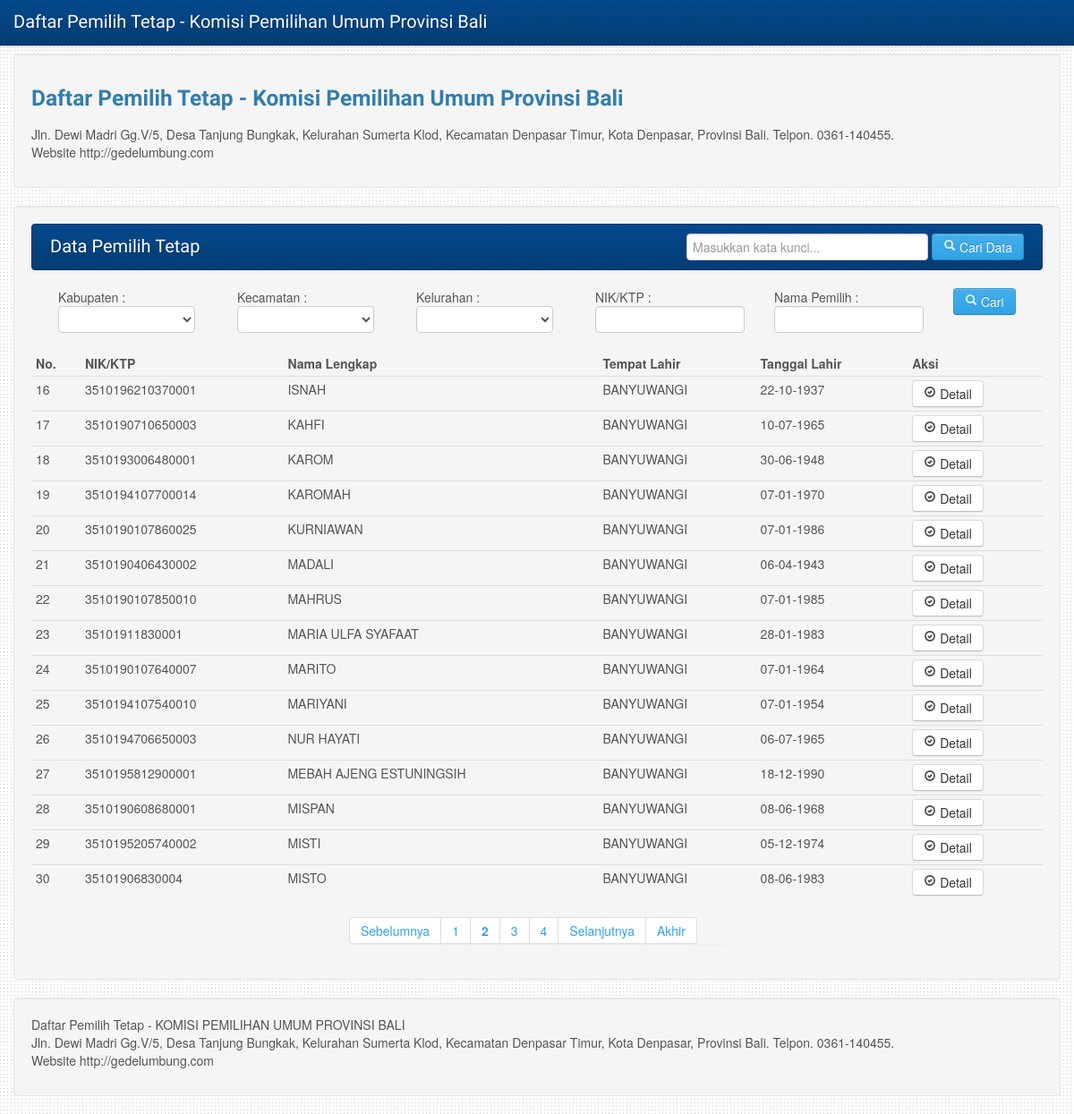
The app's page /app_front/cari/15 with its own data.
### tables this page shows
CREATE TABLE IF NOT EXISTS `tbl_data_pemilih` (
  `id_data_pemilih` int(11) NOT NULL AUTO_INCREMENT,
  `id_kabupaten` int(10) NOT NULL,
  `id_kecamatan` int(10) NOT NULL,
  `id_kelurahan_desa` int(10) NOT NULL,
  `id_tps` int(10) NOT NULL,
  `nik_ktp` varchar(50) NOT NULL,
  `nama_lengkap` varchar(100) NOT NULL,
  `tempat_lahir` varchar(50) NOT NULL,
  `tanggal_lahir` varchar(50) NOT NULL,
  `umur` varchar(10) NOT NULL,
  `stts_perkawinan` varchar(1) DEFAULT NULL,
  `jk_l` varchar(2) DEFAULT NULL,
  `jk_p` varchar(2) DEFAULT NULL,
  `alamat` text,
  `keterangan` text,
  PRIMARY KEY (`id_data_pemilih`)
);

### application/controllers/app_front.php (called while the page is built, shortened)
<?php if ( ! defined('BASEPATH')) exit('No direct script access allowed');
class app_front extends CI_Controller {
	public function cari()
	{
		if($this->input->post("cari")=="")
		{
			$kata = $this->session->userdata('kata_cari');
		}
		else
		{
			$sess_data['kata_cari'] = $this->input->post("cari");
			$this->session->set_userdata($sess_data);
			$kata = $this->session->userdata('kata_cari');
		}
		$set_sess['id_kabupaten_session'] = $this->session->userdata("id_kabupaten_session");
		$set_sess['id_kecamatan_session'] = $this->session->userdata("id_kecamatan_session");
		$set_sess['id_kelurahan_session'] = $this->session->userdata("id_kelurahan_session");
		$set_sess['id_nik'] = $this->session->userdata("id_nik");
		$set_sess['id_nama'] = $this->session->userdata("id_nama");
		$this->session->unset_userdata($set_sess);
		$page=$this->uri->segment(3);
		$limit=$this->config->item('limit_data');
		if(!$page):
		$offset = 0;
		else:
		$offset = $page;
		endif;
		$d['tot'] = $offset;
		$tot_hal = $this->db->query("select * from tbl_data_pemilih where nama_lengkap like '%".$kata."%'");
		$config['base_url'] = base_url() . 'app_front/cari/';
		$config['total_rows'] = $tot_hal->num_rows();
		$config['per_page'] = $limit;
		$config['uri_segment'] = 3;
		$config['first_link'] = 'Awal';
		$config['last_link'] = 'Akhir';
		$config['next_link'] = 'Selanjutnya';
		$config['prev_link'] = 'Sebelumnya';
		$this->pagination->initialize($config);
		$d["paginator"] =$this->pagination->create_links();
		$d['data_get'] = $this->db->query("select * from tbl_data_pemilih where nama_lengkap like '%".$kata."%' LIMIT ".$offset.",".$limit."");
		$d['data_kabupaten'] = $this->db->get("tbl_kabupaten");
		$d['data_kecamatan'] = $this->db->get("tbl_kecamatan");
		$d['data_kelurahan'] = $this->db->get("tbl_kelurahan_desa");
		$d['data_tps'] = $this->db->get("tbl_tps");
		$this->load->view("app_front/global/header",$d);
		$this->load->view("app_front/data_pemilih/home");
		$this->load->view("app_front/global/footer");
	}
}

### index.php (called while the page is built, shortened)
<?php
require_once BASEPATH.'core/CodeIgniter.php';

### application/views/app_front/data_pemilih/home.php (the view, shortened to what this page needs)
    <div class="container">
	<div class="well">
	  <div class="row">
		<div class="span">
		  <h3><?php echo $this->config->item("nama_perusahaan"); ?></h3>
		  <p><?php echo $this->config->item("alamat_perusahaan"); ?></p>
		</div>
	  </div>
	</div>
  <div class="well">
	<div class="navbar navbar-inverse">
	  <div class="navbar-inner">
		<div class="container">
		  <a class="brand" href="#">Data Pemilih Tetap</a>
		<div class="span5 pull-right">
		<?php echo form_open("app_front/cari",'class="navbar-form pull-right"'); ?>
		  <input type="text" class="span3" placeholder="Masukkan kata kunci..." name="cari">
		  <button type="submit" class="btn btn-primary"><i class="icon-search icon-white"></i> Cari Data</button>
		<?php echo form_close(); ?>
		</div>
		</div>
	  </div>
	</div>
	  <section>
	<?php echo form_open("app_front/set",'name="frm_filter"'); ?>
	<p class="span2">
		Kabupaten :
		<select data-placeholder="Pilih Kabupaten..." class="chzn-select" style="width:90%;" tabindex="2" name="id_kabupaten" id="id_kabupaten">
		<option value=""></option>
		<?php
			foreach($data_kabupaten->result_array() as $d)
			{
				if($this->session->userdata("id_kabupaten_session")==$d['id_kabupaten'])
				{
		?>
			<option value="<?php echo $d['id_kabupaten']; ?>" selected="selected"><?php echo $d['nama_kabupaten']; ?></option>
		<?php
				}
				else
				{
		?>
			<option value="<?php echo $d['id_kabupaten']; ?>"><?php echo $d['nama_kabupaten']; ?></option>
		<?php
				}
			}
		?>
	  </select>
	</p>
	<p class="span2">
		Kecamatan :
		<select data-placeholder="Pilih Kecamatan..." class="chzn-select" style="width:90%;" tabindex="2" name="id_kecamatan" id="id_kecamatan">
		<option value=""></option>
		<?php
			foreach($data_kecamatan->result_array() as $d)
			{
				if($this->session->userdata("id_kecamatan_session")==$d['id_kecamatan'])
				{
		?>
			<option value="<?php echo $d['id_kecamatan']; ?>" selected="selected"><?php echo $d['nama_kecamatan']; ?></option>
		<?php
				}
				else
				{
		?>
			<option value="<?php echo $d['id_kecamatan']; ?>"><?php echo $d['nama_kecamatan']; ?></option>
		<?php
				}
			}
		?>
	  </select>
	</p>
	<p class="span2">
		Kelurahan :
		<select data-placeholder="Pilih Kelurahan/Desa..." class="chzn-select" style="width:90%;" tabindex="2" name="id_kelurahan_desa" id="id_kelurahan_desa">
		<option value=""></option>
		<?php
			foreach($data_kelurahan->result_array() as $d)
			{
				if($this->session->userdata("id_kelurahan_session")==$d['id_kelurahan_desa'])
				{
		?>
			<option value="<?php echo $d['id_kelurahan_desa']; ?>" selected="selected"><?php echo $d['nama_kelurahan_desa']; ?></option>
		<?php
				}
				else
				{
		?>
			<option value="<?php echo $d['id_kelurahan_desa']; ?>"><?php echo $d['nama_kelurahan_desa']; ?></option>
		<?php
				}
			}
		?>
	  </select>
	</p>
	<p class="span2">
		NIK/KTP :
		<input type="text" name="nik" value="<?php echo $this->session->userdata("id_nik"); ?>" style="width:90%;">
	</p>
	<p class="span2">
		Nama Pemilih :
		<input type="text" name="nama_pemilih" value="<?php echo $this->session->userdata("id_nama"); ?>" style="width:90%;">
	</p>
	<p class="span1">
		<button type="submit" class="btn btn-primary"><i class="icon-search icon-white"></i> Cari</button>
	</p>
	<?php echo form_close(); ?>
 		<section>
		  <table class="table table-hover table-condensed">
		    <thead>
		      <tr>
		        <th>No.</th>
		        <th>NIK/KTP</th>
		        <th>Nama Lengkap</th>
		        <th>Tempat Lahir</th>
				<th>Tanggal Lahir</th>
				<th>Aksi</th>
		      </tr>
		    </thead>
		    <tbody>
		<?php
			$no=1+$tot;
			foreach($data_get->result_array() as $dp)
			{
			?>
		      <tr>
		        <td><?php echo $no; ?></td>
		        <td><?php echo $dp['nik_ktp']; ?></td>
		        <td><?php echo $dp['nama_lengkap']; ?></td>
		        <td><?php echo $dp['tempat_lahir']; ?></td>
		        <td><?php echo $dp['tanggal_lahir']; ?></td>
				<td>
			        <div class="btn-group">
			          <a class="btn small-box" href="<?php echo base_url(); ?>app_front/detail/<?php echo $dp['id_data_pemilih']; ?>"><i class="icon-ok-circle"></i> Detail</a>
			        </div>
				</td>
		      </tr>
			 <?php
			 		$no++;
			 	}
			 ?>
		    </tbody>
		  </table>
		</section>
	<div class="pagination pagination-centered">
		<ul>
		<?php
			echo $paginator;
		?>
		</ul>
	</div>
</section>
  </div>

### records on screen
tbl_data_pemilih: nik_ktp "3510196210370001", nama_lengkap "ISNAH", tempat_lahir "BANYUWANGI", tanggal_lahir "22-10-1937"
tbl_data_pemilih: nik_ktp "3510190710650003", nama_lengkap "KAHFI", tempat_lahir "BANYUWANGI", tanggal_lahir "10-07-1965"
tbl_data_pemilih: nik_ktp "3510193006480001", nama_lengkap "KAROM", tempat_lahir "BANYUWANGI", tanggal_lahir "30-06-1948"
tbl_data_pemilih: nik_ktp "3510194107700014", nama_lengkap "KAROMAH", tempat_lahir "BANYUWANGI", tanggal_lahir "07-01-1970"
tbl_data_pemilih: nik_ktp "3510190107860025", nama_lengkap "KURNIAWAN", tempat_lahir "BANYUWANGI", tanggal_lahir "07-01-1986"
tbl_data_pemilih: nik_ktp "3510190406430002", nama_lengkap "MADALI", tempat_lahir "BANYUWANGI", tanggal_lahir "06-04-1943"
tbl_data_pemilih: nik_ktp "3510190107850010", nama_lengkap "MAHRUS", tempat_lahir "BANYUWANGI", tanggal_lahir "07-01-1985"
tbl_data_pemilih: nik_ktp "35101911830001", nama_lengkap "MARIA ULFA SYAFAAT", tempat_lahir "BANYUWANGI", tanggal_lahir "28-01-1983"
tbl_data_pemilih: nik_ktp "3510190107640007", nama_lengkap "MARITO", tempat_lahir "BANYUWANGI", tanggal_lahir "07-01-1964"
tbl_data_pemilih: nik_ktp "3510194107540010", nama_lengkap "MARIYANI", tempat_lahir "BANYUWANGI", tanggal_lahir "07-01-1954"
tbl_data_pemilih: nik_ktp "3510194706650003", nama_lengkap "NUR HAYATI", tempat_lahir "BANYUWANGI", tanggal_lahir "06-07-1965"
tbl_data_pemilih: nik_ktp "3510195812900001", nama_lengkap "MEBAH AJENG ESTUNINGSIH", tempat_lahir "BANYUWANGI", tanggal_lahir "18-12-1990"
tbl_data_pemilih: nik_ktp "3510190608680001", nama_lengkap "MISPAN", tempat_lahir "BANYUWANGI", tanggal_lahir "08-06-1968"
tbl_data_pemilih: nik_ktp "3510195205740002", nama_lengkap "MISTI", tempat_lahir "BANYUWANGI", tanggal_lahir "05-12-1974"
tbl_data_pemilih: nik_ktp "35101906830004", nama_lengkap "MISTO", tempat_lahir "BANYUWANGI", tanggal_lahir "08-06-1983"

### other values on screen
$this->config->item("nama_perusahaan") "Daftar Pemilih Tetap - Komisi Pemilihan Umum Provinsi Bali"
$paginator "Sebelumnya 1 2 3 4 Selanjutnya Akhir"
